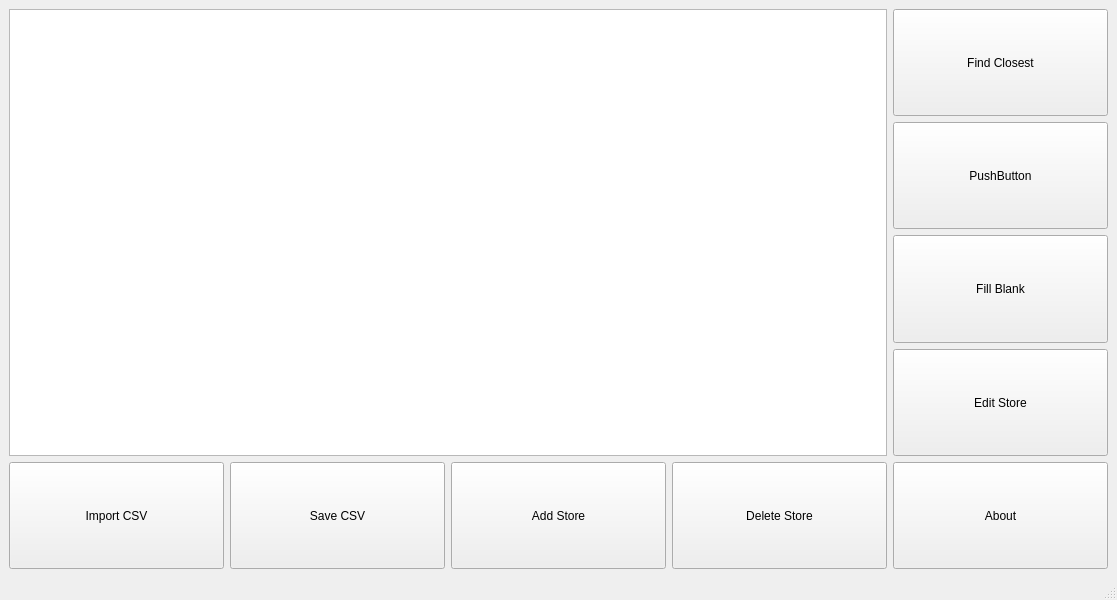
<?xml version="1.0" encoding="UTF-8"?>
<ui version="4.0">
 <class>MainWindow</class>
 <widget class="QMainWindow" name="MainWindow">
  <property name="geometry">
   <rect>
    <x>0</x>
    <y>0</y>
    <width>1117</width>
    <height>600</height>
   </rect>
  </property>
  <property name="windowTitle">
   <string>MainWindow</string>
  </property>
  <widget class="QWidget" name="centralwidget">
   <layout class="QGridLayout" name="gridLayout">
    <item row="5" column="0">
     <widget class="QPushButton" name="importData">
      <property name="sizePolicy">
       <sizepolicy hsizetype="Minimum" vsizetype="Preferred">
        <horstretch>0</horstretch>
        <verstretch>0</verstretch>
       </sizepolicy>
      </property>
      <property name="text">
       <string>Import CSV</string>
      </property>
     </widget>
    </item>
    <item row="5" column="3">
     <widget class="QPushButton" name="deletting">
      <property name="sizePolicy">
       <sizepolicy hsizetype="Minimum" vsizetype="Preferred">
        <horstretch>0</horstretch>
        <verstretch>0</verstretch>
       </sizepolicy>
      </property>
      <property name="text">
       <string>Delete Store</string>
      </property>
     </widget>
    </item>
    <item row="5" column="2">
     <widget class="QPushButton" name="addStore">
      <property name="sizePolicy">
       <sizepolicy hsizetype="Minimum" vsizetype="Preferred">
        <horstretch>0</horstretch>
        <verstretch>0</verstretch>
       </sizepolicy>
      </property>
      <property name="text">
       <string>Add Store</string>
      </property>
     </widget>
    </item>
    <item row="0" column="4">
     <widget class="QPushButton" name="findClosest">
      <property name="sizePolicy">
       <sizepolicy hsizetype="Minimum" vsizetype="Preferred">
        <horstretch>0</horstretch>
        <verstretch>0</verstretch>
       </sizepolicy>
      </property>
      <property name="text">
       <string>Find Closest</string>
      </property>
     </widget>
    </item>
    <item row="1" column="4">
     <widget class="QPushButton" name="pushButton_8">
      <property name="sizePolicy">
       <sizepolicy hsizetype="Minimum" vsizetype="Preferred">
        <horstretch>0</horstretch>
        <verstretch>0</verstretch>
       </sizepolicy>
      </property>
      <property name="text">
       <string>PushButton</string>
      </property>
     </widget>
    </item>
    <item row="5" column="1">
     <widget class="QPushButton" name="saveData">
      <property name="sizePolicy">
       <sizepolicy hsizetype="Minimum" vsizetype="Preferred">
        <horstretch>0</horstretch>
        <verstretch>0</verstretch>
       </sizepolicy>
      </property>
      <property name="text">
       <string>Save CSV</string>
      </property>
     </widget>
    </item>
    <item row="2" column="4">
     <widget class="QPushButton" name="fiilingBlanks">
      <property name="sizePolicy">
       <sizepolicy hsizetype="Minimum" vsizetype="Preferred">
        <horstretch>0</horstretch>
        <verstretch>0</verstretch>
       </sizepolicy>
      </property>
      <property name="text">
       <string>Fill Blank</string>
      </property>
     </widget>
    </item>
    <item row="5" column="4">
     <widget class="QPushButton" name="about">
      <property name="sizePolicy">
       <sizepolicy hsizetype="Minimum" vsizetype="Preferred">
        <horstretch>0</horstretch>
        <verstretch>0</verstretch>
       </sizepolicy>
      </property>
      <property name="text">
       <string>About</string>
      </property>
     </widget>
    </item>
    <item row="3" column="4">
     <widget class="QPushButton" name="editStore">
      <property name="sizePolicy">
       <sizepolicy hsizetype="Minimum" vsizetype="Preferred">
        <horstretch>0</horstretch>
        <verstretch>0</verstretch>
       </sizepolicy>
      </property>
      <property name="text">
       <string>Edit Store</string>
      </property>
     </widget>
    </item>
    <item row="0" column="0" rowspan="4" colspan="4">
     <widget class="QTableView" name="tableView"/>
    </item>
   </layout>
  </widget>
  <widget class="QMenuBar" name="menubar">
   <property name="geometry">
    <rect>
     <x>0</x>
     <y>0</y>
     <width>1117</width>
     <height>21</height>
    </rect>
   </property>
  </widget>
  <widget class="QStatusBar" name="statusbar"/>
 </widget>
 <resources/>
 <connections/>
</ui>
